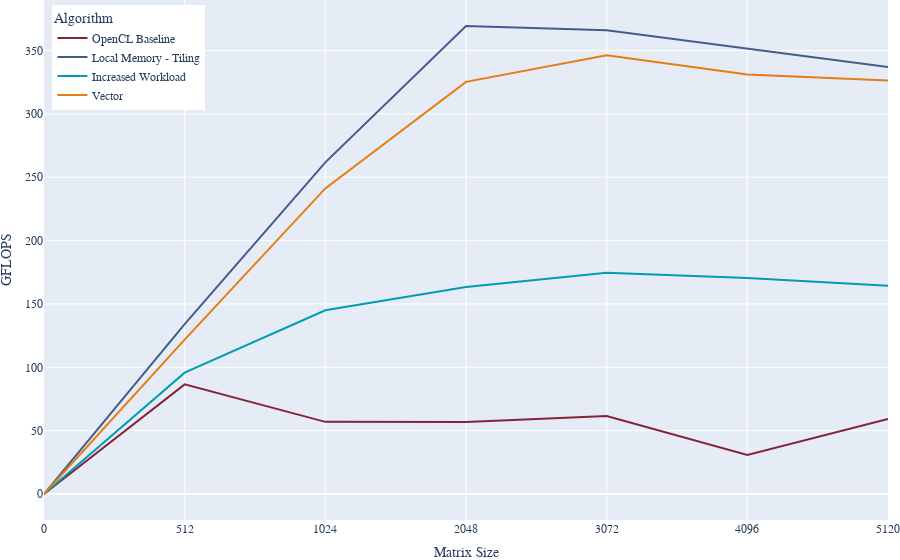

Notebook code for this chart:
### Code cell
fig = px.line(data, x="size", y="flops", color="algorithm",
                labels={
                 "algorithm": "Algorithm",
                 "time": "Time (ms)",
                 "size": "Matrix Size",
                 "flops": "GFLOPS"
             },
             color_discrete_sequence = color_palette)

fig.update_layout(
    font=dict(
        family='LaTeX',
    ),
    margin={"r":0,"t":0,"l":0,"b":0},
    legend=dict(
        yanchor="top",
        y=0.99,
        xanchor="left",
        x=0.01
    )
)
fig.show()
fig.write_image("flops_cpu.pdf", height=350, width=620)

### Figure 1 — Plotly figure (JSON) as saved in the notebook; plotly's stock layout.template omitted (floating-point values rounded to 4 significant figures)
{"data": [{"hovertemplate": "Algorithm=OpenCL Baseline<br>Matrix Size=%{x}<br>GFLOPS=%{y}<extra></extra>", "legendgroup": "OpenCL Baseline", "line": {"color": "#852339", "dash": "solid"}, "marker": {"symbol": "circle"}, "mode": "lines", "name": "OpenCL Baseline", "orientation": "v", "showlegend": true, "type": "scatter", "x": ["0", "512", "1024", "2048", "3072", "4096", "5120"], "xaxis": "x", "y": [0, 86.51, 56.93, 56.78, 61.56, 30.82, 59.16], "yaxis": "y"}, {"hovertemplate": "Algorithm=Local Memory - Tiling<br>Matrix Size=%{x}<br>GFLOPS=%{y}<extra></extra>", "legendgroup": "Local Memory - Tiling", "line": {"color": "#435c8b", "dash": "solid"}, "marker": {"symbol": "circle"}, "mode": "lines", "name": "Local Memory - Tiling", "orientation": "v", "showlegend": true, "type": "scatter", "x": ["0", "512", "1024", "2048", "3072", "4096", "5120"], "xaxis": "x", "y": [0, 134.1, 261.8, 369.4, 366.0, 351.2, 337.0], "yaxis": "y"}, {"hovertemplate": "Algorithm=Increased Workload<br>Matrix Size=%{x}<br>GFLOPS=%{y}<extra></extra>", "legendgroup": "Increased Workload", "line": {"color": "#009cb3", "dash": "solid"}, "marker": {"symbol": "circle"}, "mode": "lines", "name": "Increased Workload", "orientation": "v", "showlegend": true, "type": "scatter", "x": ["0", "512", "1024", "2048", "3072", "4096", "5120"], "xaxis": "x", "y": [0, 95.78, 145.0, 163.4, 174.6, 170.4, 164.4], "yaxis": "y"}, {"hovertemplate": "Algorithm=Vector<br>Matrix Size=%{x}<br>GFLOPS=%{y}<extra></extra>", "legendgroup": "Vector", "line": {"color": "#e77c12", "dash": "solid"}, "marker": {"symbol": "circle"}, "mode": "lines", "name": "Vector", "orientation": "v", "showlegend": true, "type": "scatter", "x": ["0", "512", "1024", "2048", "3072", "4096", "5120"], "xaxis": "x", "y": [0, 121.9, 241.2, 325.3, 346.3, 331.1, 326.4], "yaxis": "y"}], "layout": {"font": {"family": "LaTeX"}, "legend": {"title": {"text": "Algorithm"}, "tracegroupgap": 0, "x": 0.01, "xanchor": "left", "y": 0.99, "yanchor": "top"}, "margin": {"b": 0, "l": 0, "r": 0, "t": 0}, "xaxis": {"anchor": "y", "domain": [0, 1], "title": {"text": "Matrix Size"}}, "yaxis": {"anchor": "x", "domain": [0, 1], "title": {"text": "GFLOPS"}}}}
